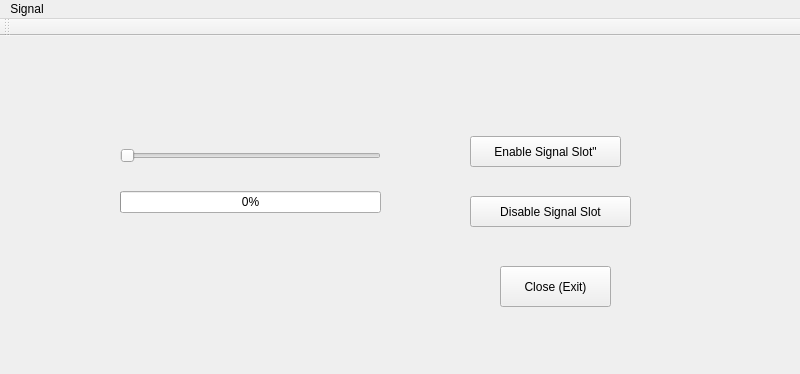
<?xml version="1.0" encoding="UTF-8"?>
<ui version="4.0">
 <class>SignalSlot</class>
 <widget class="QMainWindow" name="SignalSlot">
  <property name="geometry">
   <rect>
    <x>0</x>
    <y>0</y>
    <width>800</width>
    <height>374</height>
   </rect>
  </property>
  <property name="windowTitle">
   <string>SignalSlot</string>
  </property>
  <widget class="QWidget" name="centralwidget">
   <widget class="QWidget" name="verticalLayoutWidget">
    <property name="geometry">
     <rect>
      <x>120</x>
      <y>90</y>
      <width>261</width>
      <height>111</height>
     </rect>
    </property>
    <layout class="QVBoxLayout" name="verticalLayout_Slider_Progressbar">
     <item>
      <widget class="QSlider" name="horizontalSlider_signalslot">
       <property name="orientation">
        <enum>Qt::Horizontal</enum>
       </property>
      </widget>
     </item>
     <item>
      <widget class="QProgressBar" name="progressBar_signalslot">
       <property name="value">
        <number>0</number>
       </property>
      </widget>
     </item>
    </layout>
   </widget>
   <widget class="QPushButton" name="pushButton_enable_signalslot">
    <property name="geometry">
     <rect>
      <x>470</x>
      <y>100</y>
      <width>151</width>
      <height>31</height>
     </rect>
    </property>
    <property name="text">
     <string>Enable Signal Slot&quot;</string>
    </property>
   </widget>
   <widget class="QPushButton" name="pushButton_disable_signalslot">
    <property name="geometry">
     <rect>
      <x>470</x>
      <y>160</y>
      <width>161</width>
      <height>31</height>
     </rect>
    </property>
    <property name="text">
     <string>Disable Signal Slot</string>
    </property>
   </widget>
   <widget class="QPushButton" name="pushButton_close_exit">
    <property name="geometry">
     <rect>
      <x>500</x>
      <y>230</y>
      <width>111</width>
      <height>41</height>
     </rect>
    </property>
    <property name="text">
     <string>Close (Exit)</string>
    </property>
   </widget>
  </widget>
  <widget class="QMenuBar" name="menubar">
   <property name="geometry">
    <rect>
     <x>0</x>
     <y>0</y>
     <width>800</width>
     <height>19</height>
    </rect>
   </property>
   <widget class="QMenu" name="menuSignal">
    <property name="title">
     <string>Signal</string>
    </property>
   </widget>
   <addaction name="menuSignal"/>
  </widget>
  <widget class="QToolBar" name="toolBar">
   <property name="windowTitle">
    <string>toolBar</string>
   </property>
   <attribute name="toolBarArea">
    <enum>TopToolBarArea</enum>
   </attribute>
   <attribute name="toolBarBreak">
    <bool>false</bool>
   </attribute>
  </widget>
 </widget>
 <resources/>
 <connections>
  <connection>
   <sender>pushButton_close_exit</sender>
   <signal>clicked()</signal>
   <receiver>SignalSlot</receiver>
   <slot>close()</slot>
   <hints>
    <hint type="sourcelabel">
     <x>557</x>
     <y>276</y>
    </hint>
    <hint type="destinationlabel">
     <x>648</x>
     <y>330</y>
    </hint>
   </hints>
  </connection>
 </connections>
</ui>
